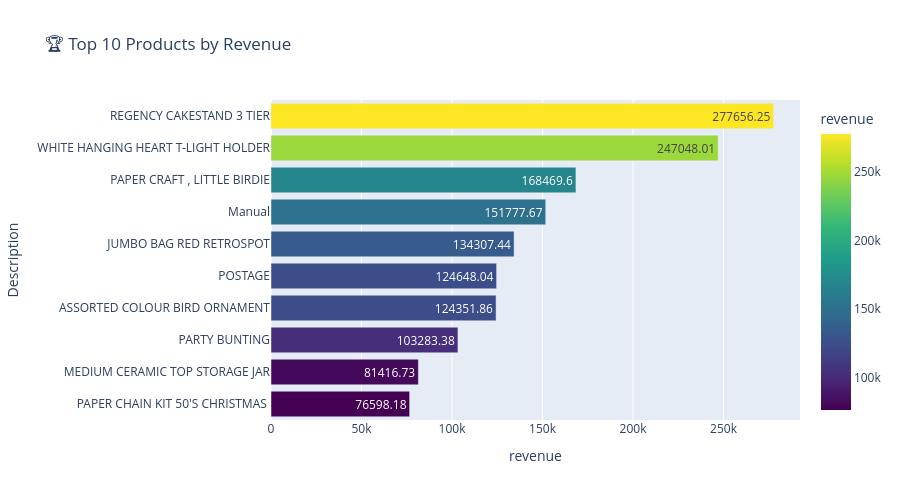

Here is the notebook cell this chart was saved with:
### Code cell
query_top_products = """
SELECT 
    "Description",
    SUM("Quantity") AS units_sold,
    ROUND(SUM("TotalAmount")::numeric, 2) AS revenue
FROM retail_transactions
GROUP BY "Description"
ORDER BY revenue DESC
LIMIT 10;
"""

df_top = run_query(query_top_products)

fig = px.bar(
    df_top, 
    x='revenue', 
    y='Description', 
    orientation='h',
    title='🏆 Top 10 Products by Revenue',
    text='revenue',
    color='revenue',
    color_continuous_scale='Viridis'
)
fig.update_layout(yaxis={'categoryorder':'total ascending'}, height=500)
fig.show()

### Figure 1 — Plotly figure (JSON) as saved in the notebook; plotly's stock layout.template omitted (floating-point values rounded to 4 significant figures)
{"data": [{"hovertemplate": "revenue=%{marker.color}<br>Description=%{y}<extra></extra>", "legendgroup": "", "marker": {"color": [277700.0, 247000.0, 168500.0, 151800.0, 134300.0, 124600.0, 124400.0, 103300.0, 81420.0, 76600.0], "coloraxis": "coloraxis", "pattern": {"shape": ""}}, "name": "", "orientation": "h", "showlegend": false, "text": [277700.0, 247000.0, 168500.0, 151800.0, 134300.0, 124600.0, 124400.0, 103300.0, 81420.0, 76600.0], "textposition": "auto", "type": "bar", "x": [277700.0, 247000.0, 168500.0, 151800.0, 134300.0, 124600.0, 124400.0, 103300.0, 81420.0, 76600.0], "xaxis": "x", "y": ["REGENCY CAKESTAND 3 TIER", "WHITE HANGING HEART T-LIGHT HOLDER", "PAPER CRAFT , LITTLE BIRDIE", "Manual", "JUMBO BAG RED RETROSPOT", "POSTAGE", "ASSORTED COLOUR BIRD ORNAMENT", "PARTY BUNTING", "MEDIUM CERAMIC TOP STORAGE JAR", "PAPER CHAIN KIT 50'S CHRISTMAS "], "yaxis": "y"}], "layout": {"barmode": "relative", "coloraxis": {"autocolorscale": false, "colorbar": {"title": {"text": "revenue"}}, "colorscale": [[0, "#440154"], [0.1111, "#482878"], [0.2222, "#3e4989"], [0.3333, "#31688e"], [0.4444, "#26828e"], [0.5556, "#1f9e89"], [0.6667, "#35b779"], [0.7778, "#6ece58"], [0.8889, "#b5de2b"], [1, "#fde725"]]}, "height": 500, "legend": {"tracegroupgap": 0}, "title": {"text": "🏆 Top 10 Products by Revenue"}, "xaxis": {"anchor": "y", "domain": [0, 1], "title": {"text": "revenue"}}, "yaxis": {"anchor": "x", "categoryorder": "total ascending", "domain": [0, 1], "title": {"text": "Description"}}}}
